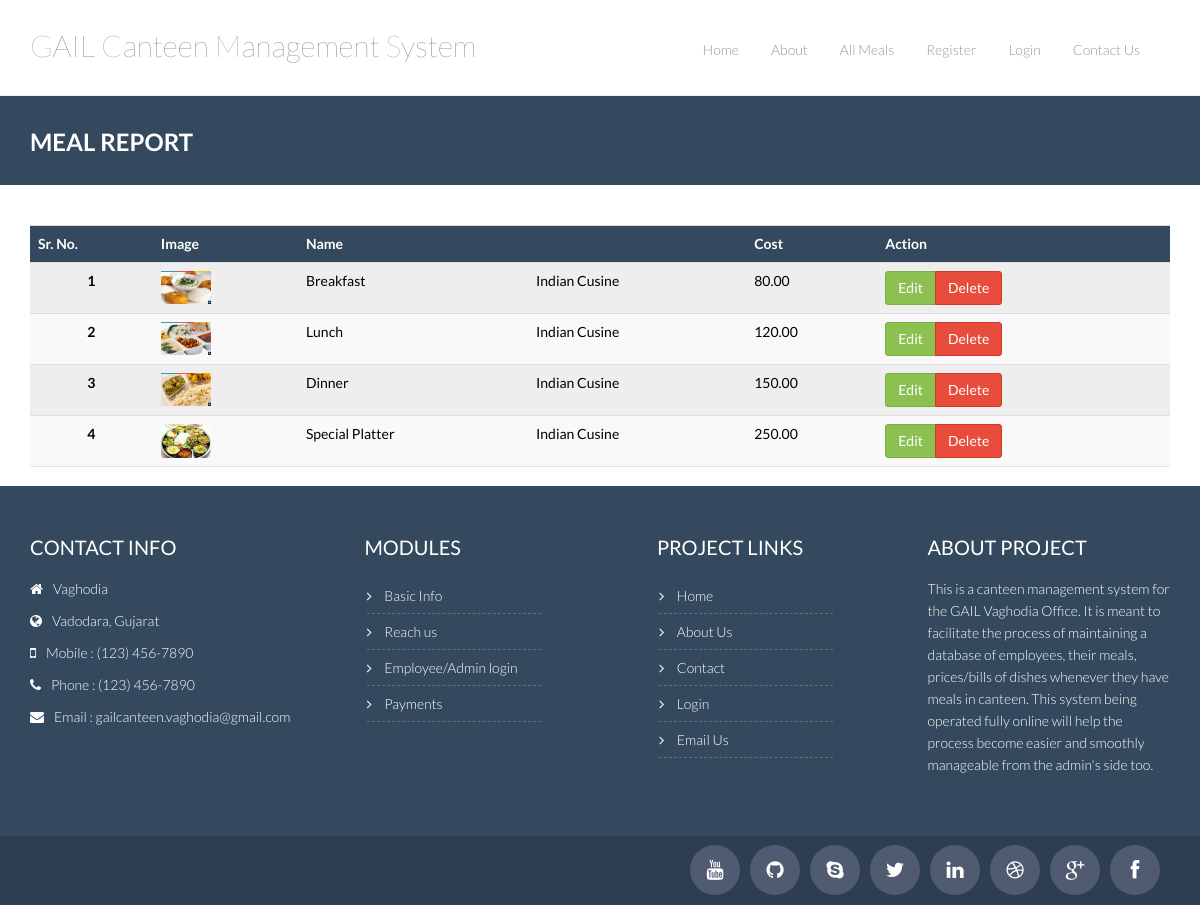
The page /canteen_management_system/report-meal.php on the database its author committed.
### tables this page shows
CREATE TABLE `meal` (
  `meal_id` int(11) NOT NULL,
  `meal_title` varchar(255) NOT NULL,
  `meal_category_id` varchar(255) NOT NULL,
  `meal_cost` varchar(255) NOT NULL,
  `meal_description` text NOT NULL,
  `meal_image` varchar(255) NOT NULL
);

CREATE TABLE `category` (
  `category_id` int(11) NOT NULL,
  `category_name` varchar(255) NOT NULL,
  `category_description` text NOT NULL
);

### canteen_management_system/includes/functions.php (called while the page is built, shortened)
<?php
$SERVER_PATH = "http://localhost:8080/canteen_management_system/";
?>

### canteen_management_system/report-meal.php (the view, shortened to what this page needs)
<?php
	include_once("includes/header.php");
	include_once("includes/db_connect.php");
	$SQL="SELECT * FROM `meal`,`category` WHERE meal_category_id = category_id";
	$rs=mysqli_query($con,$SQL) or die(mysqli_error($con));
?>
    <div class="breadcrumbs">
      <div class="container">
        <div class="row">
          <div class="col-lg-4 col-sm-4">
            <h1>
              Meal Report
            </h1>
          </div>
        </div>
      </div>
    </div>
 <div class="container">
		<div class="row">
		  <div class="col-lg-12">
			<form name="frm" action="lib/meal.php" method="post">
			  <section class="panel">
				  <table class="table table-striped table-advance table-hover" style="color:#000000">
				   <tbody>
					  <tr class="bg-primary">
						<th style="background-color:#34495e; color:#FFFFFF;">Sr. No.</th>
						<th style="background-color:#34495e; color:#FFFFFF;">Image</th>
						<th style="background-color:#34495e; color:#FFFFFF;">Name</th>
						<th style="background-color:#34495e; color:#FFFFFF;"></th>
						<th style="background-color:#34495e; color:#FFFFFF;">Cost</th>
						<th style="background-color:#34495e; color:#FFFFFF;"><i class="icon_cogs"></i> Action</th>
					  </tr>
					  <?php
						$sr_no=1;
						while($data = mysqli_fetch_assoc($rs))
						{
					  ?>
					  <tr>
						<td style="text-align:center; font-weight:bold;"><?=$sr_no++?></td>
						<td><img src="<?=$SERVER_PATH.'uploads/'.$data[meal_image]?>" style="heigh:50px; width:50px"></td>
						<td><?=$data[meal_title]?></td>
						<td><?=$data[category_name]?></td>
						<td><?=$data[meal_cost]?></td>
						<td>
						  <div class="btn-group">
						     <a href="meal.php?meal_id=<?php echo $data[meal_id] ?>" class="btn btn-success">Edit</a>
                             <a class="delete-dialog btn btn-danger" data-id="<?php echo $data[meal_id] ?>" data-toggle="modal" href="#myModal-2">Delete</a>
						  </div>
						  </td>
					  </tr>
					  <?php } ?>
				   </tbody>
				</table>
			  </section>
			 </form>
		  </div>
	  </div>
	</div>
		<?php include_once("includes/footer.php"); ?>
  </body>
</html>

### canteen_management_system/css/theme.css (style rules this page uses)
body { padding-top: 70px; padding-bottom: 30px; }

### canteen_management_system/css/component.css (style rules this page uses)
body { position: relative; }

### canteen_management_system/css/style.css (style rules this page uses)
body { color: #797979; font-family: 'Lato', sans-serif; padding: 0px !important; margin: 0px !important; font-size: 14px; }
a, a:hover, a:focus { text-decoration: none; outline: none; }
h1, h2, h3, h4, h5, h6 { font-family: 'Lato', sans-serif; }
a { color: #444e67 }
.breadcrumbs { background: #34495e; color: #fff; padding: 30px 0; margin-bottom: 40px; }
.breadcrumbs h1 { font-size: 24px; font-weight: 600; margin: 3px 0 0; text-transform: uppercase; }
.panel { z-index: 100; box-shadow: 0 1px 1px rgba(0,0,0,0.12); border-radius: 1px; -moz-border-radius: 1px; -webkit-border-radius: 1px; }
.btn { border-radius: 4px; -webkit-border-radius: 4px; -moz-border-radius: 4px; }
.btn { font-weight: 500; -webkit-border-radius: 3px; -moz-border-radius: 3px; border-radius: 3px; border: 1px solid transparent; }
.btn.btn-success { background-color: #8cc152; border: none; -webkit-transition: all .3s ease; -moz-transition: all .3s ease; -ms-transition: all .3s ease; -o-transition: all .3s ease; transition: all .3s ease; }
.btn.btn-danger { background-color: #E74c3c; border: none; -webkit-transition: all .3s ease; -moz-transition: all .3s ease; -ms-transition: all .3s ease; -o-transition: all .3s ease; transition: all .3s ease; }
.btn-group .btn.btn-success { border: 1px solid #7ab03f }
.btn-group .btn.btn-danger { border: 1px solid #d13a24 }

### rows shown on the page
meal: meal_image (picture), meal_title "Breakfast", category.category_name "Indian Cusine", meal_cost "80.00"
meal: meal_image (picture), meal_title "Lunch", category.category_name "Indian Cusine", meal_cost "120.00"
meal: meal_image (picture), meal_title "Dinner", category.category_name "Indian Cusine", meal_cost "150.00"
meal: meal_image (picture), meal_title "Special Platter", category.category_name "Indian Cusine", meal_cost "250.00"
